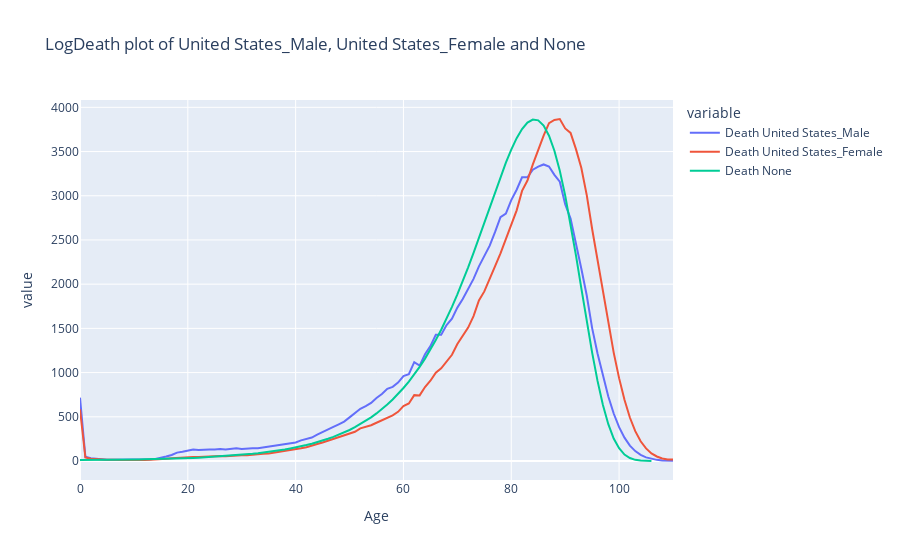

Notebook cell for this chart:
### Code cell
MultipleLives().nuevo(usa_male, usa_female, modelo, interactive=True, death= True)
